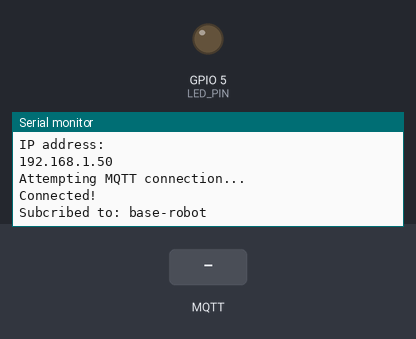
A sketch run on a simulated ESP8266 (NodeMCU). On the bench: output pins drawn as LEDs (lit = HIGH), the last lines printed to the serial monitor. The inputs (shaded band) are chosen by the test bench. WiFi joins after 1.5 s; servers stay silent unless stated; no MQTT or app messages arrive unless stated.

Above: at 2.7 s.
2.8 s: MQTT message "," arrives on the first subscribed topic
At 4.0 s:
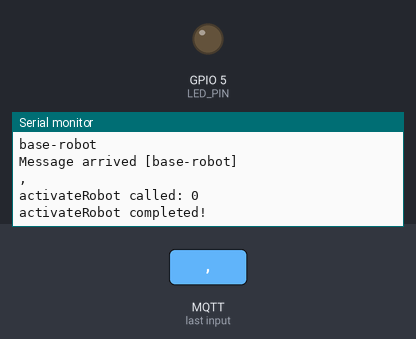
4.3 s: MQTT message "on" arrives on the first subscribed topic
At 5.2 s:
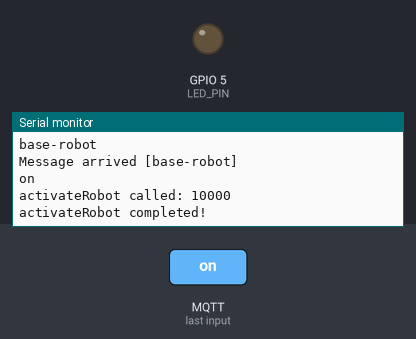

Measured:
- after the input at 2.8 s, the serial monitor: prints a new line at once (image 1)
- after the input at 4.3 s, the serial monitor: prints a new line at once (image 2)

The sketch:

base-robot.ino
```cpp
/*******************************************************************
  Connect to local MQTT server with a Bot

  ESP8266 library from https://github.com/esp8266/Arduino

  Created for noycebru www.twitch.tv/noycebru
 *******************************************************************/
#include "robot.h"
#include "robot_wifi.h"
#include <ESP8266WiFi.h>
#include <PubSubClient.h>

//------------------------------
WiFiClient wiFiClient;
PubSubClient client(wiFiClient); // MQTT client

// Put your setup code here, to run once:
void setup() {

  setupSerial();

  setupPins();

  setupWIFI();

  setupMQTT();
}

void setupSerial() {
  Serial.begin(115200);
  Serial.println();
}

void setupPins() {
    pinMode(LED_PIN, OUTPUT);
}

void setupWIFI() {
  // Attempt to connect to Wifi network:
  Serial.print("Connecting Wifi: ");
  Serial.println(WIFI_SSID);

  WiFi.begin(WIFI_SSID, WIFI_PASSWORD);

  while (WiFi.status() != WL_CONNECTED) {
    Serial.print(".");
    delay(500);
  }

  Serial.println("");
  Serial.println("WiFi connected");
  Serial.println("IP address: ");

  IPAddress ip = WiFi.localIP();
  Serial.println(ip);
}

void setupMQTT() {
  client.setServer(MQTT_BROKER.c_str(), MQTT_PORT);
  client.setCallback(callback);// Initialize the callback routine
}

void loop() {
  // Check to make sure we are connected to the mqtt server
  reconnectClient();

  // Tell the mqtt client to process its loop
  client.loop();
}

// Reconnect to client
void reconnectClient() {
  // Loop until we're reconnected
  while (!client.connected()) {
    Serial.println("Attempting MQTT connection...");
    // Attempt to connect
    if(client.connect(MQTT_ID.c_str())) {

      Serial.println("Connected!");

      for(int i=0;i < MQTT_TOPIC_COUNT;i++){
        client.subscribe(MQTT_TOPIC[i].c_str());
        Serial.print("Subcribed to: ");
        Serial.println(MQTT_TOPIC[i]);
      }
    } else {
      Serial.println(" try again in 5 seconds");
      // Wait before retrying
      delay(MQTT_RECONNECT_DELAY);
    }
    Serial.println('\n');
  }
}

// Handle incomming messages from the broker
void callback(char* topic, byte* payload, unsigned int length) {
  String response;
  String msgTopic = String(topic);

  Serial.println("topic received message:");
  Serial.println(msgTopic);

  for (int i = 0; i < length; i++) {
    response += (char)payload[i];
  }
  Serial.print("Message arrived [");
  Serial.print(topic);
  Serial.println("] ");
  Serial.println(response);

  // We need to set the default value for the older message format
  long activateValue = ACTIVATE_DEFAULT;

  // This is quick and dirty with minimal input checking
  // We are the only ones sending this data so we shouldn't have to worry
  if (response.indexOf(",") != -1) {
    // It looks like we are receiving the new format so try and parse the activation time
    int delimiterLocation = response.indexOf(",");
    activateValue = response.substring(delimiterLocation + 1, response.length()).toFloat();
  }

  // We need to turn the robot on
  activateRobot(activateValue);
}

void activateRobot(long activateValue) {

  Serial.print("activateRobot called: ");
  Serial.println(activateValue);


  // TODO: Add code for new robot here


  Serial.println("activateRobot completed!");
  Serial.println();

}
```

robot.h
```cpp
/*******************************************************************
  Connect to local MQTT server with a Bot

  Created with code from noycebru www.twitch.tv/noycebru
 *******************************************************************/

#ifndef BUBBLE_MACHINE_H
#define BUBBLE_MACHINE_H

// Configure your default pin numbers
const int LED_PIN = 5;

// The default amount to activate the robot
const int ACTIVATE_DEFAULT = 10000;

//------- Update the following! ------
const String MQTT_ID = "base-robot-001"; // ID for this client when connecting to MQTT
const String MQTT_BROKER = "192.168.1.22"; // Hostname or IP of your MQTT server
const int MQTT_PORT = 1883; // Set the port used by your MQTT server
const int MQTT_RECONNECT_DELAY = 5000; // Time in ms to wait between reconnect attempts
const int MQTT_TOPIC_COUNT = 1; // This should match the number of topics you wish to subscribe to
const String MQTT_TOPIC[MQTT_TOPIC_COUNT] = {"base-robot"}; // The topic name you wish to listen for

#endif
```

robot_wifi.h
```cpp
/*******************************************************************
  Connect to local MQTT server with a Bot

  Created with code from noycebru www.twitch.tv/noycebru
 *******************************************************************/

#ifndef ROBOT_WIFI_H
#define ROBOT_WIFI_H

//------- Update the following! ------
char WIFI_SSID[] = "";       // your network SSID (name)
const char WIFI_PASSWORD[] = "";  // your network key

#endif
```
